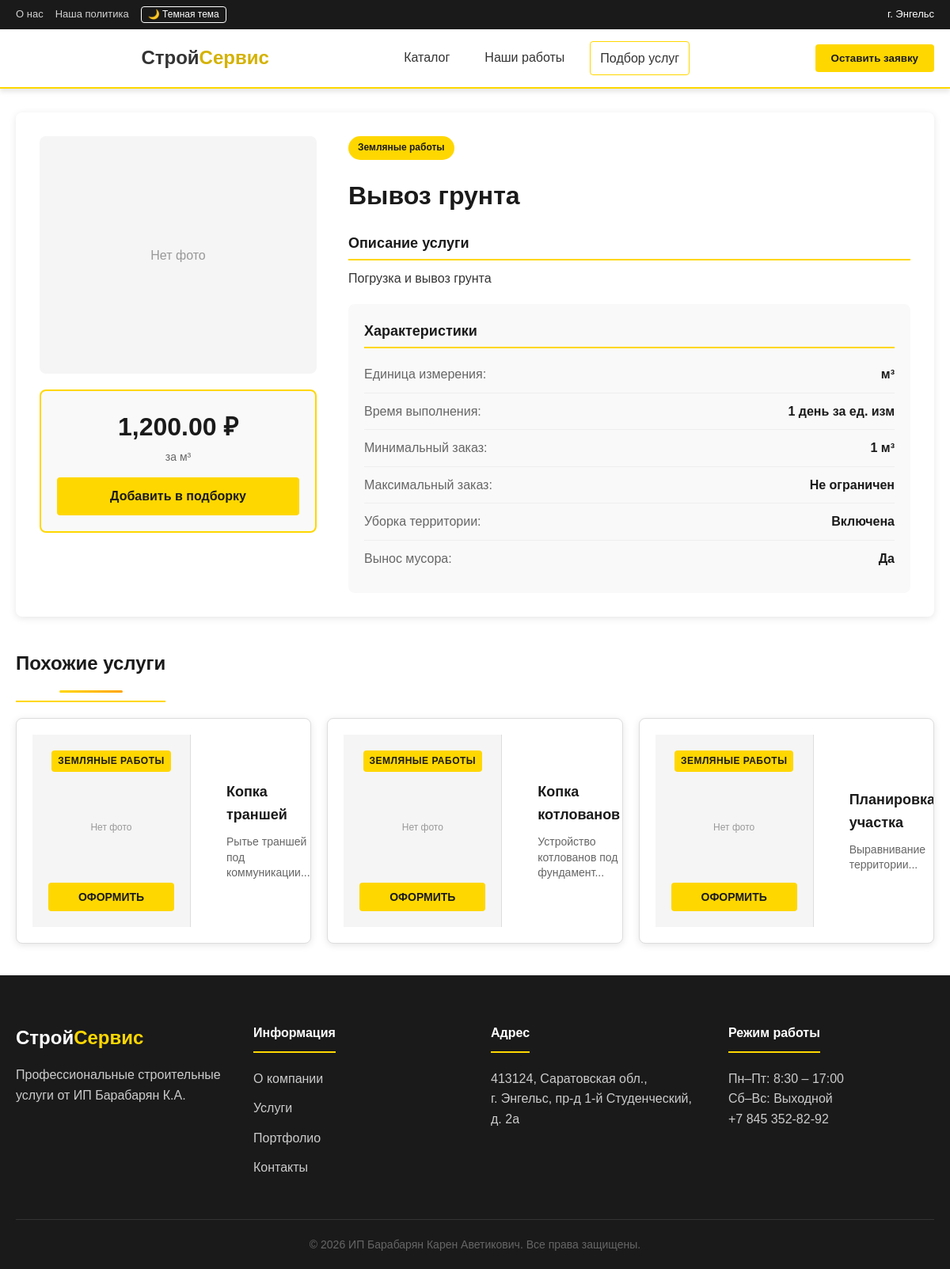
Page /pages/user/service_detail.php?id=5 on the committed database.
### tables this page shows
CREATE TABLE IF NOT EXISTS Services (
    ID_services INT AUTO_INCREMENT PRIMARY KEY,
    Name VARCHAR(255) NOT NULL,
    Description TEXT,
    Unit VARCHAR(255),
    Price FLOAT,
    Category INT,
    Relevance ENUM('да', 'Нет') DEFAULT 'да',
    Photo TEXT,
    FOREIGN KEY (Category) REFERENCES Category(ID_category) ON DELETE SET NULL
);

CREATE TABLE IF NOT EXISTS Category (
    ID_category INT AUTO_INCREMENT PRIMARY KEY,
    Name VARCHAR(255) NOT NULL,
    Description TEXT
);

### pages/user/service_detail.php (the view, shortened to what this page needs)
<?php
require_once '../../i/WebsiteBackend/db.php';
$service_id = isset($_GET['id']) ? (int)$_GET['id'] : 0;
$service = null;
try {
    $stmt = $pdo->prepare("SELECT s.*, c.Name as category_name
                           FROM Services s
                           LEFT JOIN Category c ON s.Category = c.ID_category
                           WHERE s.ID_services = ?");
    $stmt->execute([$service_id]);
    $service = $stmt->fetch(PDO::FETCH_ASSOC);
} catch (PDOException $e) {
    $service = null;
}
$similar_services = [];
if ($service['Category']) {
    try {
        $stmt = $pdo->prepare("SELECT s.*, c.Name as category_name
                               FROM Services s
                               LEFT JOIN Category c ON s.Category = c.ID_category
                               WHERE s.Category = ? AND s.ID_services != ? AND s.Relevance = 'да'
                               LIMIT 4");
        $stmt->execute([$service['Category'], $service_id]);
        $similar_services = $stmt->fetchAll(PDO::FETCH_ASSOC);
    } catch (PDOException $e) {
        $similar_services = [];
    }
}
include 'includes/header.php';
?>
<div class="container">
    <section class="service-detail-section" style="margin: 30px 0;">
        <div class="service-detail-card">
            <div class="detail-left">
                <div class="detail-photo">
                    <?php if (!empty($service['Photo']) && file_exists('../../uploads/' . $service['Photo'])): ?>
                        <img src="../../uploads/<?= htmlspecialchars($service['Photo']) ?>" alt="<?= htmlspecialchars($service['Name']) ?>">
                    <?php else: ?>
                        <div class="photo-placeholder-large">Нет фото</div>
                    <?php endif; ?>
                </div>
                <div class="detail-price-block">
                    <div class="detail-price"><?= number_format($service['Price'], 2) ?> ₽</div>
                    <div class="detail-unit">за <?= htmlspecialchars($service['Unit']) ?></div>
                    <button class="btn-order-large" data-id="<?= $service['ID_services'] ?>"
                            data-name="<?= htmlspecialchars($service['Name']) ?>"
                            data-price="<?= $service['Price'] ?>"
                            data-unit="<?= htmlspecialchars($service['Unit']) ?>">
                        Добавить в подборку
                    </button>
                </div>
            </div>
            <div class="detail-right">
                <span class="service-category-badge"><?= htmlspecialchars($service['category_name'] ?? 'Услуга') ?></span>
                <h1 class="detail-title"><?= htmlspecialchars($service['Name']) ?></h1>
                <div class="detail-description">
                    <h3>Описание услуги</h3>
                    <p><?= nl2br(htmlspecialchars($service['Description'] ?: 'Описание отсутствует')) ?></p>
                </div>
                <div class="detail-specs">
                    <h3>Характеристики</h3>
                    <div class="spec-row">
                        <span class="spec-label">Единица измерения:</span>
                        <span class="spec-value"><?= htmlspecialchars($service['Unit']) ?></span>
                    </div>
                    <div class="spec-row">
                        <span class="spec-label">Время выполнения:</span>
                        <span class="spec-value">1 день за ед. изм</span>
                    </div>
                    <div class="spec-row">
                        <span class="spec-label">Минимальный заказ:</span>
                        <span class="spec-value">1 <?= htmlspecialchars($service['Unit']) ?></span>
                    </div>
                    <div class="spec-row">
                        <span class="spec-label">Максимальный заказ:</span>
                        <span class="spec-value">Не ограничен</span>
                    </div>
                    <div class="spec-row">
                        <span class="spec-label">Уборка территории:</span>
                        <span class="spec-value">Включена</span>
                    </div>
                    <div class="spec-row">
                        <span class="spec-label">Вынос мусора:</span>
                        <span class="spec-value">Да</span>
                    </div>
                </div>
            </div>
        </div>
    </section>
    <?php if (!empty($similar_services)): ?>
    <section class="similar-services-section" style="margin: 40px 0;">
        <h2 class="section-title">Похожие услуги</h2>
        <div class="services-grid">
            <?php foreach ($similar_services as $similar): ?>
                <div class="service-card" onclick="window.location.href='service_detail.php?id=<?= $similar['ID_services'] ?>'">
                    <div class="service-left">
                        <span class="service-type"><?= htmlspecialchars($similar['category_name'] ?? 'Услуга') ?></span>
                        <div class="service-photo">
                            <?php if (!empty($similar['Photo']) && file_exists('../../uploads/' . $similar['Photo'])): ?>
                                <img src="../../uploads/<?= htmlspecialchars($similar['Photo']) ?>" alt="<?= htmlspecialchars($similar['Name']) ?>">
                            <?php else: ?>
                                <div class="photo-placeholder">Нет фото</div>
                            <?php endif; ?>
                        </div>
                        <button class="btn-order" data-id="<?= $similar['ID_services'] ?>"
                                data-name="<?= htmlspecialchars($similar['Name']) ?>"
                                data-price="<?= $similar['Price'] ?>"
                                data-unit="<?= htmlspecialchars($similar['Unit']) ?>"
                                onclick="event.stopPropagation()">
                            Оформить
                        </button>
                    </div>
                    <div class="service-center">
                        <h3 class="service-title"><?= htmlspecialchars($similar['Name']) ?></h3>
                        <p class="service-description"><?= nl2br(htmlspecialchars(mb_substr($similar['Description'] ?: '', 0, 100))) ?>...</p>
                    </div>
                </div>
            <?php endforeach; ?>
        </div>
    </section>
    <?php endif; ?>
</div>
<?php include 'includes/footer.php'; ?>

### i/Styles/main.css (style rules this page uses)
* { margin: 0; padding: 0; box-sizing: border-box; }
:root { --primary-yellow: #FFD700; --primary-dark: #1A1A1A; --text-light: #FFFFFF; --text-dark: #333333; --bg-light: #FFFFFF; --bg-gray: #F5F5F5; --border-color: #DDDDDD; --shadow: 0 4px 6px rgba(0,0,0,0.1); }
body { font-family: 'Arial', sans-serif; background-color: var(--bg-light); color: var(--text-dark); line-height: 1.6; transition: background-color 0.3s, color 0.3s; }
.container { max-width: 1200px; margin: 0 auto; padding: 0 20px; }
.section-title { font-size: 24px; margin-bottom: 20px; color: var(--primary-dark); }
.services-grid { display: grid; gap: 30px; }
.service-card { background-color: var(--bg-light); border-radius: 8px; box-shadow: var(--shadow); display: grid; grid-template-columns: 250px 1fr 280px; gap: 0; overflow: hidden; border: 1px solid var(--border-color); transition: transform 0.3s, box-shadow 0.3s; }
.service-left { background-color: var(--bg-gray); padding: 20px; display: flex; flex-direction: column; align-items: center; gap: 15px; border-right: 1px solid var(--border-color); }
.service-type { font-size: 12px; text-transform: uppercase; color: #666; font-weight: 600; letter-spacing: 0.5px; background-color: var(--primary-yellow); padding: 5px 10px; border-radius: 4px; color: var(--primary-dark); }
.service-photo { width: 100%; aspect-ratio: 1; background-color: #e0e0e0; border-radius: 4px; overflow: hidden; display: flex; align-items: center; justify-content: center; }
.photo-placeholder { color: #999; font-size: 14px; text-align: center; padding: 10px; }
.btn-order { width: 100%; padding: 12px 20px; background-color: var(--primary-yellow); color: var(--primary-dark); border: none; border-radius: 4px; font-weight: bold; font-size: 14px; cursor: pointer; transition: all 0.3s; text-transform: uppercase; }
.service-center { padding: 25px; display: flex; flex-direction: column; justify-content: center; }
.service-title { font-size: 22px; color: var(--primary-dark); margin-bottom: 15px; font-weight: bold; }
.service-description { color: var(--text-dark); line-height: 1.6; font-size: 14px; }
.section-title { font-size: 24px; margin-bottom: 25px; color: var(--primary-dark); border-bottom: 2px solid var(--primary-yellow); padding-bottom: 10px; display: inline-block; }
.section-title { text-align: center; font-size: 36px; margin-bottom: 50px; color: #1A1A1A; position: relative; font-weight: 600; }
.section-title::after { content: ''; display: block; width: 100px; height: 4px; background: linear-gradient(90deg, #FFD700, #FFA500); margin: 20px auto 0; border-radius: 2px; }
.section-title { font-size: 32px; text-align: center; margin-bottom: 40px; color: #1A1A1A; position: relative; }
.section-title::after { content: ''; display: block; width: 80px; height: 3px; background-color: #FFD700; margin: 15px auto 0; }

### rows in the picture
services: Price "1,200.00", Unit "м³", Category.Name "Земляные работы", Name "Вывоз грунта", Description "Погрузка и вывоз грунта"
services: Category.Name "ЗЕМЛЯНЫЕ РАБОТЫ", Photo "Нет фото", Name "Копка траншей", Description "Рытье траншей под коммуникации"
services: Category.Name "ЗЕМЛЯНЫЕ РАБОТЫ", Photo "Нет фото", Name "Копка котлованов", Description "Устройство котлованов под фундамент"
services: Category.Name "ЗЕМЛЯНЫЕ РАБОТЫ", Photo "Нет фото", Name "Планировка участка", Description "Выравнивание территории"
